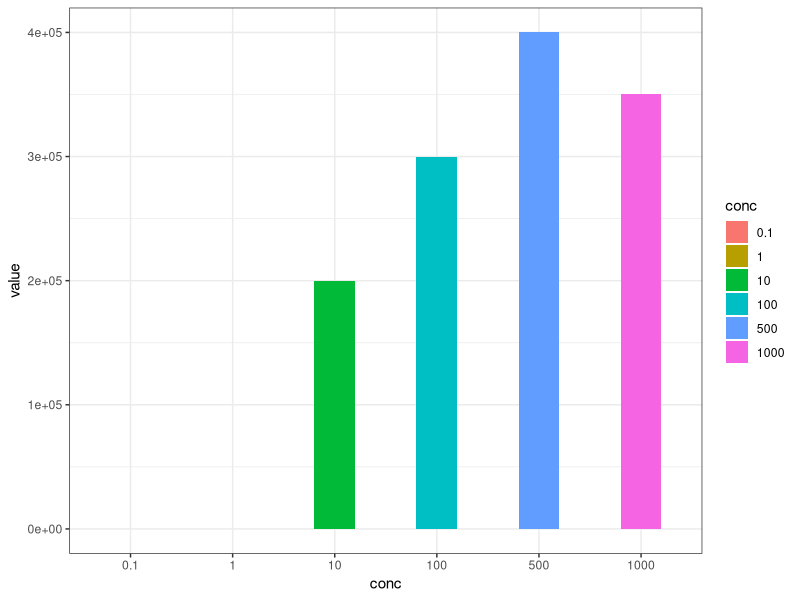
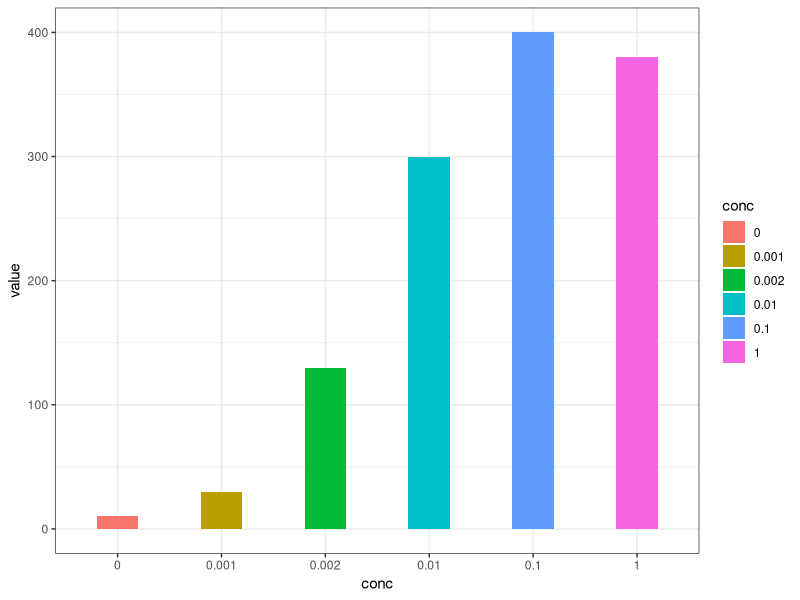

Write R code to recreate these figures, in order.
## ---- chunk 1
library(tidyverse)


igem_team1 <- data.frame(id="1", 
                        team_name="iBowu-China", 
                        project = "Biocontrol of Soft Rot", 
                        year = "2019", 
                        wiki = "https://2019.igem.org/Team:iBowu-China")

igem_team2 <- data.frame(id = "1",
             team_name = "OUC-China",
             project = "Logitch: Logic Gates and RNA Switch",
             year = "2020",
             wiki = "https://2020.igem.org/Team:OUC-China")

bind_rows(igem_team1, igem_team2)

## ---- chunk 2
id <- 1:7
BBid <- c("BBa_J23101","BBa_B0034","BBa_C0062","BBa_B0015", "BBa_R0062", "BBa_I732017","BBa_B0015")
type <- c("promoter", "RBS","regulatory","terminator", "promoter", "coding","terminator")
link <- c("http://parts.igem.org/Part:BBa_J23101",
           "http://parts.igem.org/Part:BBa_B0034",
           "http://parts.igem.org/Part:BBa_C0062",
           "http://parts.igem.org/Part:BBa_B0015",
          "http://parts.igem.org/Part:BBa_R0062",
          "http://parts.igem.org/Part:BBa_I732017",
          "http://parts.igem.org/Part:BBa_B0015")
backbone <- rep("PSB3K3", length(id))
device_id <- paste0("D", sprintf("%04d", rep(1, length(id))) )
team_name <- rep("iBowu-China", length(id))
user <- rep("JinjuLee119", length(id))

igem_part <- data.frame(id, BBid, type, link, backbone, device_id, team_name, user)
knitr::kable(igem_part)
## ---- chunk 3
id <- c(1:4)
strain <- rep("E.coli", length(id))
indc <- rep("OHHL", length(id))
conc <- c(0, 1, 10, 100)
value <- c(10000, 14000, 15500, 15500)
valunit <- rep("Fluorescence intensity", length(id))
incubhr <- rep("100 minutes", length(id))
incubtemp <- rep("37 ℃", length(id))
device_id <- rep("D0001", length(id))
link <- c("http://parts.igem.org/Part:BBa_R0062",length(id))

igem_obs <- data.frame(id, strain, indc, conc, value,
                        valunit, incubhr, incubtemp,
                       device_id, link)
knitr::kable(igem_obs)
## ---- chunk 4
id <- c(1:6)
indc <- rep("AHL", length(id))
conc <- c(0.1, 1, 10, 100,500,1000)
value <- c(10,100,200000,300000,400000,350000)
valunit <- rep("FLU", length(id))
incubhr <- rep("overnight", length(id))
incubtemp <- rep("37 ℃", length(id))
device_id <- rep("D0001", length(id))
link <- c("https://2019.igem.org/Team:iBowu-China/Demonstrate#ResultCellFree",length(id))

igem_obs_2 <- data.frame(id, indc, conc, value,
                        valunit, incubhr, incubtemp,
                       device_id, link)
knitr::kable(igem_obs_2)
## ---- chunk 5
library(tidyverse)
igem_promoter <- igem_part %>%
  left_join(igem_team1, by="team_name") %>%
  left_join(igem_obs_2, by="device_id")

knitr::kable(igem_promoter)

plot_data <- igem_promoter %>%
  filter(BBid=="BBa_R0062") %>%
  select(indc, conc, value) %>%
  mutate(indc=factor(indc),conc=factor(conc))

ggplot(plot_data, aes(x=conc, y=value, fill=conc))+
  geom_bar(stat="identity", position=position_dodge(width=0.5), width=0.4)+
  theme_bw()
## ---- chunk 6
id <- 1:2
BBid <- c("BBa_R0062","BBa_K3328031")
type <- c("Regulatory","Reporter")
link <- c("http://parts.igem.org/Part:BBa_R0062","http://parts.igem.org/Part:BBa_K3328031")
backbone <- rep("-", length(id))
device_id <- paste0("D", sprintf("%04d", rep(1, length(id))))
team_name <- rep("OUC-China", length(id))
user <- rep("JinjuLee119", length(id))

igem_part2 <- data.frame(id, BBid, type, link, backbone, device_id, team_name, user)
knitr::kable(igem_part2)
## ---- chunk 7
id <- c(1:6)
indc <- rep("HSL", length(id))
conc <- c(0, 0.001, 0.002, 0.01, 0.1, 1)
concunit <- rep("mg/mL",length(id))
value <- c(10, 30, 130, 300, 400, 380)
valunit <- rep("fluorescence(a.u.)", length(id))
incubhr <- rep("10 hours", length(id))
incubtemp <- rep("37 ℃", length(id))
device_id <- rep("D0001", length(id))
link <- c("https://2020.igem.org/Team:OUC-China/Results",length(id))

igem_obs <- data.frame(id, indc, conc, concunit, value, valunit, incubhr, incubtemp, device_id, link)
knitr::kable(igem_obs)
## ---- chunk 8
library(tidyverse)
igem_promoter2 <- igem_part2 %>%
  left_join(igem_team2, by="team_name") %>%
  left_join(igem_obs, by="device_id")

knitr::kable(igem_promoter2)

plot_data <- igem_promoter2 %>%
  filter(BBid=="BBa_R0062") %>%
  select(indc, conc, value) %>%
  mutate(indc=factor(indc),conc=factor(conc))

ggplot(plot_data, aes(x=conc, y=value, fill=conc))+
  geom_bar(stat="identity", position=position_dodge(width=0.5), width=0.4)+
  theme_bw()
